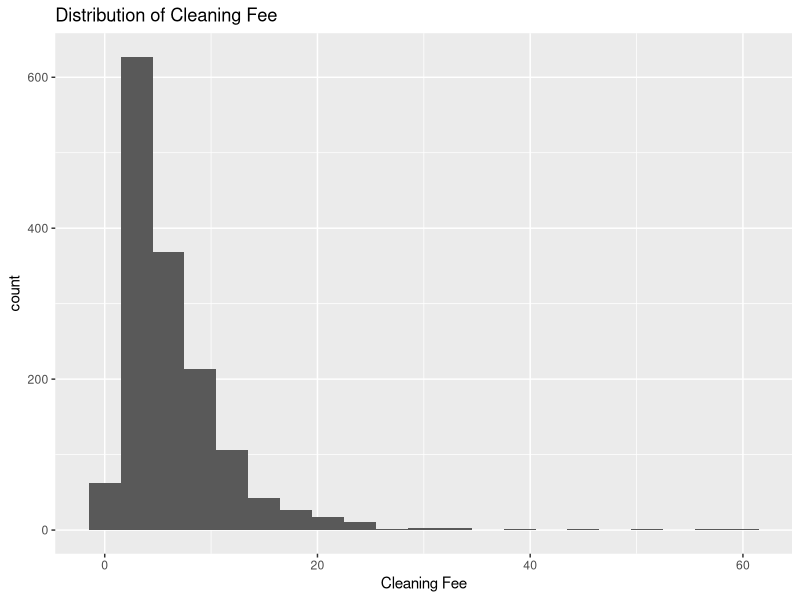
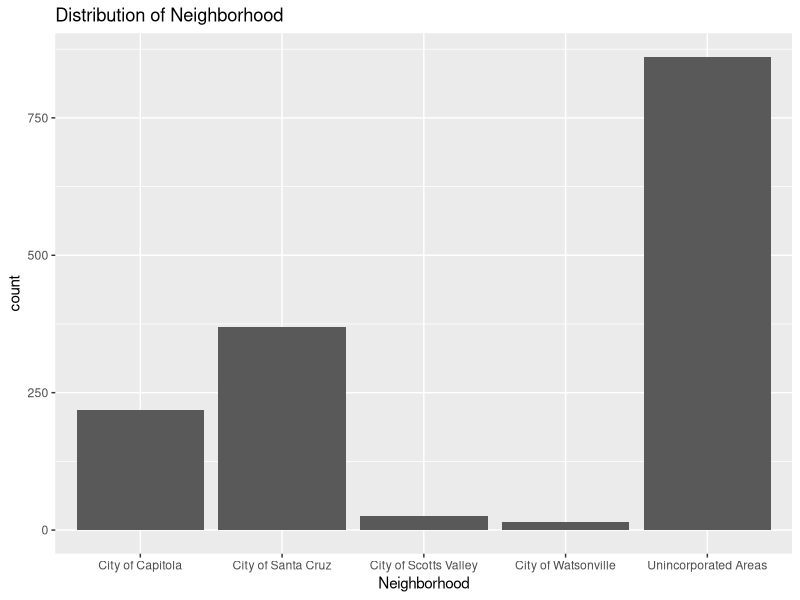
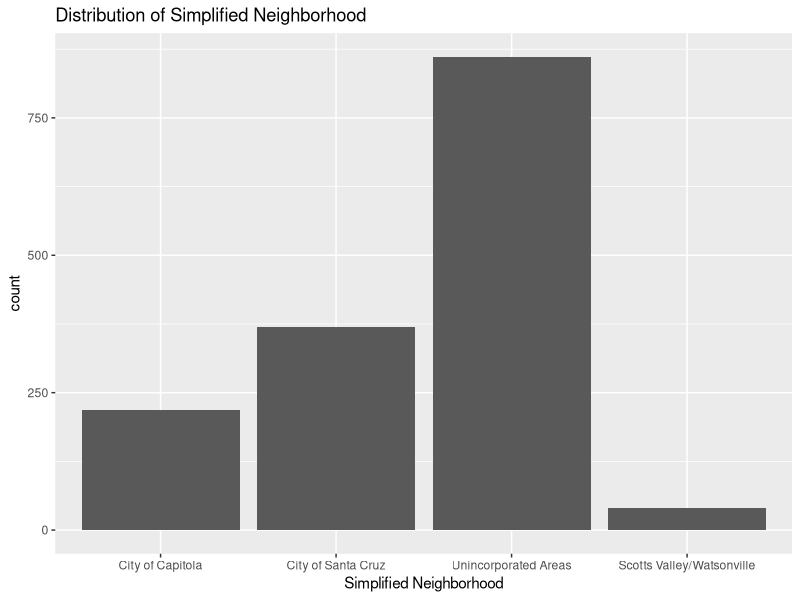
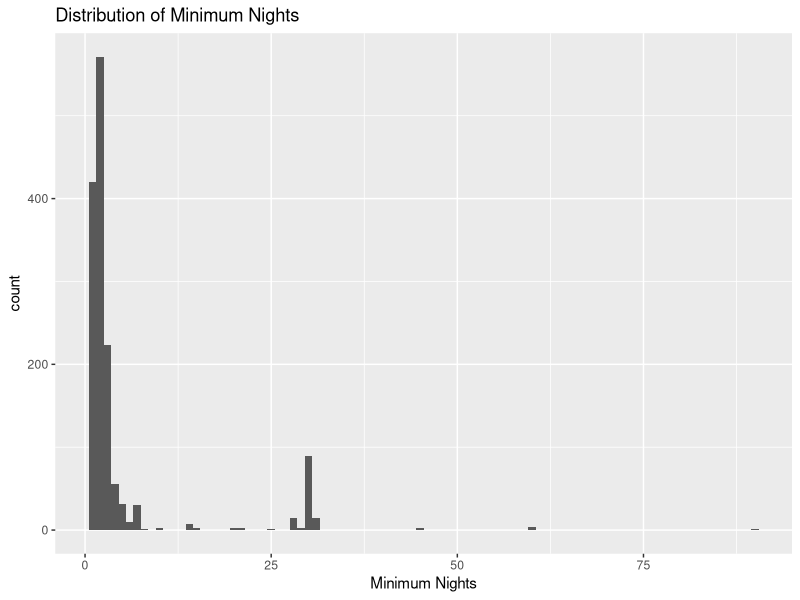
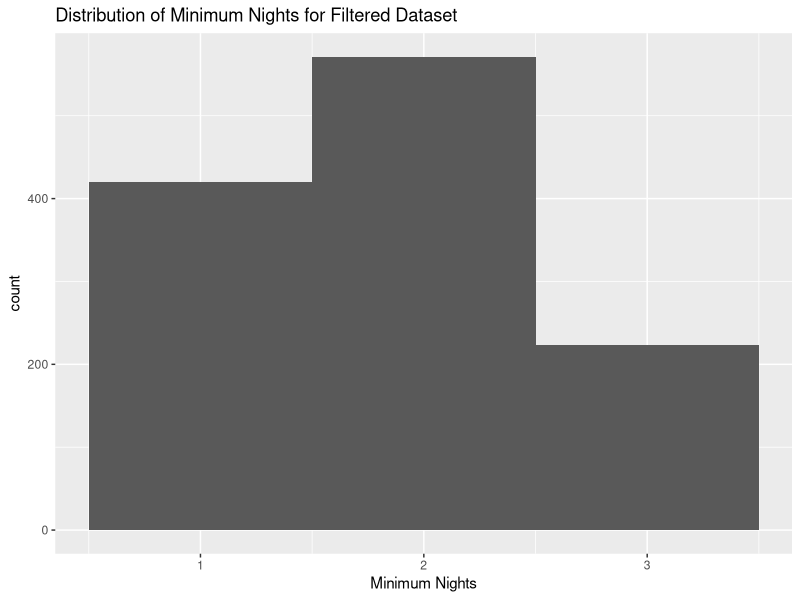

These figures' R source, in order:
## ---- chunk 1
knitr::opts_chunk$set(echo = TRUE)
library(tidyverse)
library(stringr)
library(knitr)
library(skimr)
library(broom)
## ---- chunk 2
airbnb <- read.csv('data/listings.csv') %>%
  mutate(cleaning_fee = 0.02*price)
## ---- chunk 3
ggplot(data = airbnb, aes(cleaning_fee)) + 
  geom_histogram(binwidth = 3) +
  labs(x = 'Cleaning Fee', title = 'Distribution of Cleaning Fee')
summarise(airbnb, mean = mean(cleaning_fee),
          sd = sd(cleaning_fee),
          min = min(cleaning_fee),
          q1 = quantile(cleaning_fee, 0.25),
          median = median(cleaning_fee),
          q3 = quantile(cleaning_fee, 0.75),
          max = max(cleaning_fee),
          IQR = q3-q1)
## ---- chunk 4
ggplot(data = airbnb, aes(neighbourhood)) + 
  geom_bar() +
  labs(x = 'Neighborhood', title = 'Distribution of Neighborhood')
## ---- chunk 5
airbnb %>% count(neighbourhood) %>% mutate(percent = n/sum(n))
## ---- chunk 6
airbnb <- airbnb %>% 
  mutate(neigh_simp = fct_lump_n(neighbourhood,3,other_level = 'Scotts Valley/Watsonville'))

ggplot(data = airbnb, aes(neigh_simp)) + 
  geom_bar() +
  labs(x = 'Simplified Neighborhood', title = 'Distribution of Simplified Neighborhood')
## ---- chunk 7
ggplot(data = airbnb, aes(minimum_nights)) + 
  geom_histogram(binwidth = 1) +
  labs(x = 'Minimum Nights', title = 'Distribution of Minimum Nights')
sort(summary(as.factor(airbnb$minimum_nights)),decreasing = TRUE)
## ---- chunk 8
airbnb <- airbnb %>% filter(minimum_nights <= 3)
ggplot(airbnb, aes(minimum_nights)) +
  geom_histogram(binwidth = 1) +
  labs(x = 'Minimum Nights', title = 'Distribution of Minimum Nights for Filtered Dataset')
